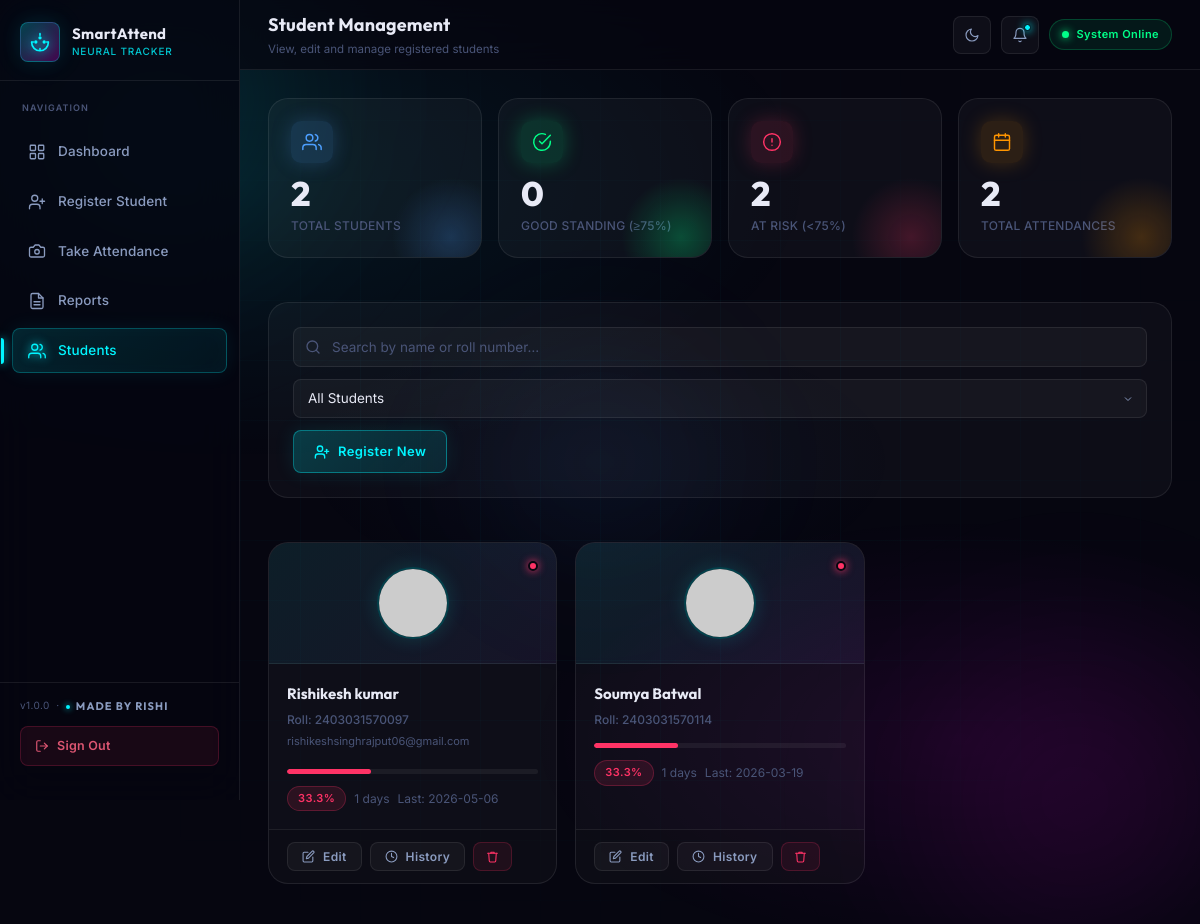
Screenshot of /students (signed in) with the database file from the repository.
### tables this page shows
CREATE TABLE students (
            id INTEGER PRIMARY KEY AUTOINCREMENT,
            name TEXT NOT NULL,
            roll_no TEXT NOT NULL UNIQUE,
            encoding BLOB,
            photo_path TEXT,
            created_at TEXT DEFAULT CURRENT_TIMESTAMP
        , email TEXT, pin TEXT);

### app/routes.py (the view)
@routes.route('/students')
@login_required
def students_page():
    students = db.get_all_students_with_stats()
    return render_template('students.html', students=students)

### app/routes.py (called while the page is built)
def login_required(f):
    @wraps(f)
    def decorated(*args, **kwargs):
        if not session.get('logged_in'):
            if session.get('student_id'):
                return redirect(url_for('routes.student_portal'))
            return redirect(url_for('routes.login_page'))
        return f(*args, **kwargs)
    return decorated

### app/templates/students.html (shortened to what this page needs)
{% extends 'base.html' %}
{% set active_page = 'students' %}
{% block topbar_title %}Student Management{% endblock %}
{% block topbar_sub %}View, edit and manage registered students{% endblock %}
{% block content %}
<div class="stats-grid" style="margin-bottom:20px;">
    <div class="stat-card blue">
        <div class="stat-card-header"><div class="stat-icon blue">
        </div></div>
        <div class="stat-value">{{ students|length }}</div>
        <div class="stat-label">Total Students</div>
    </div>
    <div class="stat-card green">
        <div class="stat-card-header"><div class="stat-icon green">
            <svg xmlns="http://www.w3.org/2000/svg" viewBox="0 0 24 24" fill="none" stroke="currentColor" stroke-width="1.75" stroke-linecap="round" stroke-linejoin="round"><path d="M22 11.08V12a10 10 0 1 1-5.93-9.14"/><polyline points="22 4 12 14.01 9 11.01"/></svg>
        </div></div>
        <div class="stat-value">{{ students|selectattr('percentage', 'ge', 75)|list|length }}</div>
        <div class="stat-label">Good Standing (≥75%)</div>
    </div>
    <div class="stat-card red">
        <div class="stat-card-header"><div class="stat-icon red">
            <svg xmlns="http://www.w3.org/2000/svg" viewBox="0 0 24 24" fill="none" stroke="currentColor" stroke-width="1.75" stroke-linecap="round" stroke-linejoin="round"><circle cx="12" cy="12" r="10"/><line x1="12" y1="8" x2="12" y2="12"/><line x1="12" y1="16" x2="12.01" y2="16"/></svg>
        </div></div>
        <div class="stat-value">{{ students|selectattr('percentage', 'lt', 75)|list|length }}</div>
        <div class="stat-label">At Risk (&lt;75%)</div>
    </div>
    <div class="stat-card orange">
        <div class="stat-card-header"><div class="stat-icon orange">
        </div></div>
        <div class="stat-value">{{ students|sum(attribute='days_present') }}</div>
        <div class="stat-label">Total Attendances</div>
    </div>
</div>
<div class="card" style="margin-bottom:20px;">
    <div style="display:flex;gap:12px;align-items:center;flex-wrap:wrap;">
        <div style="flex:1;min-width:200px;position:relative;">
            <input type="text" id="searchInput" class="form-input" placeholder="Search by name or roll number…" style="padding-left:38px;">
        </div>
        <select id="filterStatus" class="form-select" style="min-width:160px;flex:0 0 auto;">
            <option value="all">All Students</option>
        </select>
        <a href="/register" class="btn btn-primary" style="white-space:nowrap;">
            Register New
        </a>
    </div>
</div>
<div id="studentGrid" class="student-grid">
    {% if students %}
        {% for s in students %}
        <div class="student-card"
             data-name="{{ s.name|lower }}"
             data-roll="{{ s.roll_no|lower }}"
             data-pct="{{ s.percentage }}">
            <div class="student-card-header">
                <img src="https://api.dicebear.com/7.x/shapes/svg?seed={{ s.name }}&backgroundColor=0a0b14,020205" alt="{{ s.name }} avatar" class="student-avatar">
                <div class="student-status-dot {{ 'dot-green' if s.percentage >= 75 else 'dot-red' }}"></div>
            </div>
            <div class="student-card-body">
                <div class="student-name">{{ s.name }}</div>
                <div class="student-roll">Roll: {{ s.roll_no }}</div>
                {% if s.email %}
                <div class="student-email">{{ s.email }}</div>
                {% endif %}
                {% set bar_color = 'var(--green)' if s.percentage >= 75 else ('var(--orange)' if s.percentage >= 50 else 'var(--red)') %}
                <div class="student-attendance-bar" style="--bar-width: {{ s.percentage }}%; --bar-color: {{ bar_color }};">
                    <div class="student-attendance-fill" style="width: var(--bar-width); background: var(--bar-color);"></div>
                </div>
                <div class="student-pct-row">
                    <span class="badge {{ 'badge-green' if s.percentage >= 75 else ('badge-orange' if s.percentage >= 50 else 'badge-red') }}">{{ s.percentage }}%</span>
                    <span style="font-size:12px;color:var(--text-muted);">{{ s.days_present }} days</span>
                    <span style="font-size:12px;color:var(--text-muted);">Last: {{ s.last_seen }}</span>
                </div>
            </div>
            <div class="student-card-actions">
                <button type="button" class="btn btn-outline btn-sm action-edit"
                        data-id="{{ s.id }}" data-name="{{ s.name }}" data-roll="{{ s.roll_no }}" data-email="{{ s.email }}">
                    Edit
                </button>
                <button type="button" class="btn btn-outline btn-sm action-history"
                        data-id="{{ s.id }}" data-name="{{ s.name }}">
                    <svg xmlns="http://www.w3.org/2000/svg" viewBox="0 0 24 24" fill="none" stroke="currentColor" stroke-width="2" stroke-linecap="round" stroke-linejoin="round" style="width:13px;height:13px"><circle cx="12" cy="12" r="10"/><polyline points="12 6 12 12 16 14"/></svg>
                    History
                </button>
                <button type="button" class="btn-delete action-delete"
                        data-id="{{ s.id }}" data-name="{{ s.name }}" style="padding:7px 12px;font-size:12px;border-radius:8px;">
                    <svg xmlns="http://www.w3.org/2000/svg" viewBox="0 0 24 24" fill="none" stroke="currentColor" stroke-width="2" stroke-linecap="round" stroke-linejoin="round" style="width:13px;height:13px"><polyline points="3 6 5 6 21 6"/><path d="M19 6l-1 14a2 2 0 0 1-2 2H8a2 2 0 0 1-2-2L5 6"/><path d="M9 6V4h6v2"/></svg>
                </button>
            </div>
        </div>
        {% endfor %}
    {% endif %}
</div>
{% endblock %}

### rows the page displays
students: name "Rishikesh kumar", roll_no "2403031570097", email "rishikeshsinghrajput06@gmail.com", percentage "33.3", days_present "1", last_seen "2026-05-06"
students: name "Soumya Batwal", roll_no "2403031570114", percentage "33.3", days_present "1", last_seen "2026-03-19"

### other values shown
{{ students|length }} "2"
{{ students|selectattr('percentage', 'ge', 75)|list|length }} "0"
{{ students|selectattr('percentage', 'lt', 75)|list|length }} "2"
{{ students|sum(attribute='days_present') }} "2"
